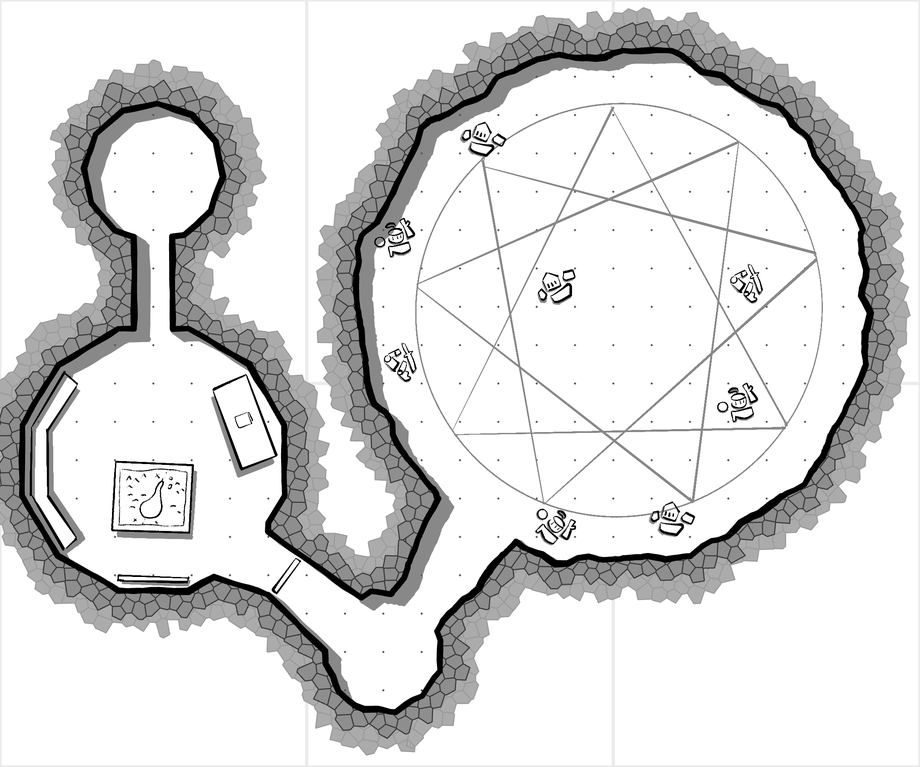
#> input picture underground-ritual-chamber/underground-ritual-chamber-90ppi.png, 920 x 767 px, shrunk from 2160 x 1800 before the run
$ python crop_whitespace.py ../underground-ritual-chamber/underground-ritual-chamber-90ppi.png out.png
#> lines starting #> are read from the running program, lines starting #| are printed output that depends on the picture
"""A script for cropping surrounding whitspace in an image.

Usage:
    pip install pillow
    python crop_whitespace.py input_image.png output_image.png
"""
from PIL import Image, ImageChops
import sys
import os


def crop_whitespace(input_path, output_path):
#> called with output_path = 'out.png'
    try:
        # Open the input image
        image = Image.open(input_path).convert("RGB")

        # Create a background that is solid white
        bg = Image.new(image.mode, image.size, (255, 255, 255))
#> bg: PIL image 920x767 RGB; every value is 255

        # Calculate the difference between image and white background
        diff = ImageChops.difference(image, bg)
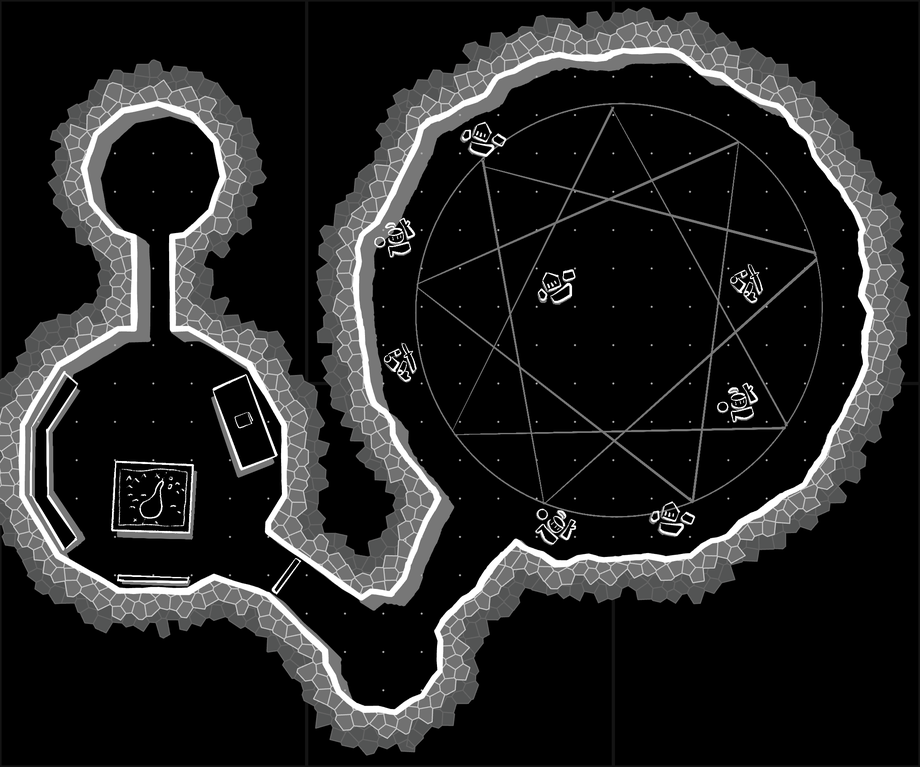
#> diff: PIL image 920x767 RGB; mean R, G, B 34.4, 34.5, 34.5

        # Get the bounding box of the non-white content
        bbox = diff.getbbox()
#> bbox = (0, 0, 920, 767)

        if bbox:
            # Crop to the bounding box
            cropped_image = image.crop(bbox)
            cropped_image.save(output_path)
            print(f"Image saved to {output_path}")
        else:
            print("No content detected. Image is all whitespace.")

    except Exception as e:
        print(f"An error occurred: {e}")


if __name__ == "__main__":
    # Check for correct number of arguments
    if len(sys.argv) != 3:
        print("Usage: python crop_whitespace.py <input_image_path> <output_image_path>")
        sys.exit(1)

    input_image_path = sys.argv[1]
    output_image_path = sys.argv[2]

    # Check if the input file exists
    if not os.path.exists(input_image_path):
        print(f"Error: The file '{input_image_path}' does not exist.")
        sys.exit(1)

    # Run the cropping function
    crop_whitespace(input_image_path, output_image_path)
